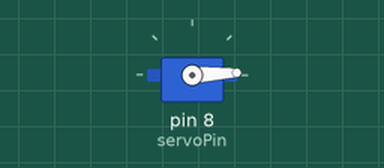
The sketch below on a simulated Arduino Nano, built with avr-gcc and run on an emulated ATmega328P. Parts: servo.

Above: at 0.05 s.
At 1.3 s:
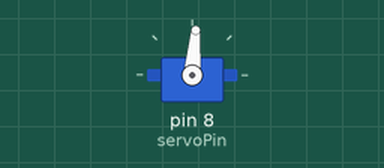
At 2.6 s:
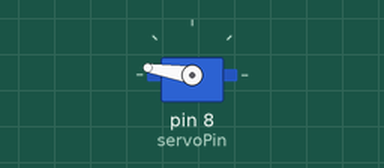
At 5.2 s:
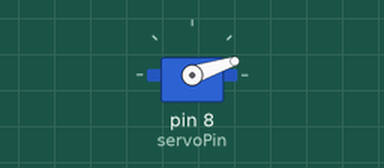
Timing chart, 0 to 7.1 s (numbered marks = the images above):
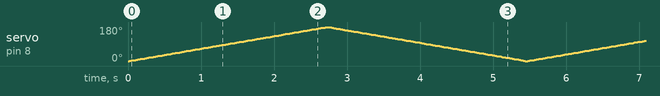

The sketch:

PlcLab_Servo.ino
```cpp
/******************************************************************
  Project name : Plc Lab - Servo
  Author       : PLC-EXPERT
  Date Time    : 2019-01-02
  Description  : servo motor example
  CPU BOARD    : Arduino NANO
  URL          : www.plc-expert.com
******************************************************************/

#include <Servo.h>
#define servoPin 8

Servo servo;
int pos = 0;

void setup(){
  servo.attach(servoPin);
}

void loop(){
  for (pos = 0; pos <= 180; pos++) {
    servo.write(pos);
    delay(15);
  }
  for (pos = 180; pos >= 0; pos--) {
    servo.write(pos);
    delay(15);
  }
}
```
